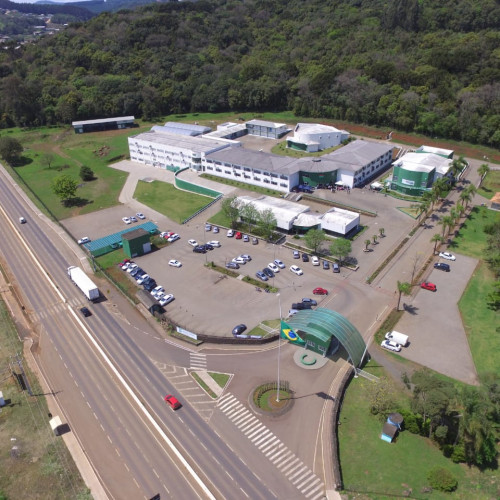
#> input picture Lista - Arthur Schneider de Oliveira/imagens/ifc_vda.jpeg, 500 x 500 px
$ python 1exercicio.py
#> lines starting #> are read from the running program, lines starting #| are printed output that depends on the picture
import cv2
import matplotlib.pyplot as plt

#carregar img
img = cv2.imread('ifc_vda.jpeg')
#> img is the input picture: shape (500, 500, 3); mean B, G, R 107.5, 117.6, 121.9
img_rgb = cv2.cvtColor(img, cv2.COLOR_BGR2RGB)

#conversão para escala de cinza
img_gray = cv2.cvtColor(img, cv2.COLOR_BGR2GRAY)
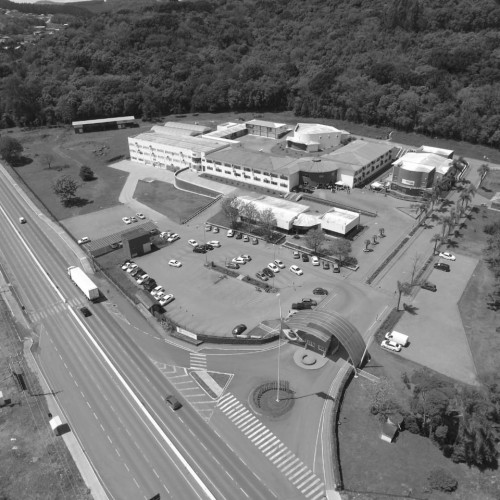
#> img_gray: shape (500, 500); min 13, max 255, mean 117.7

#conversão HSL
img_hsl = cv2.cvtColor(img, cv2.COLOR_BGR2HLS)
#> img_hsl: shape (500, 500, 3); mean of channels 0, 1, 2 51.1, 115.9, 37.6

plt.imshow(img_rgb)
plt.title('RGB')
plt.show()

plt.imshow(img_gray, cmap='gray')
plt.title('Escala de cinza')
plt.show()

plt.imshow(img_hsl)
plt.title('HSL')
plt.show()

$ run again, with Lista - Arthur Schneider de Oliveira/imagens/hw2_cone.jpg copied over Lista - Arthur Schneider de Oliveira/imagens/ifc_vda.jpeg
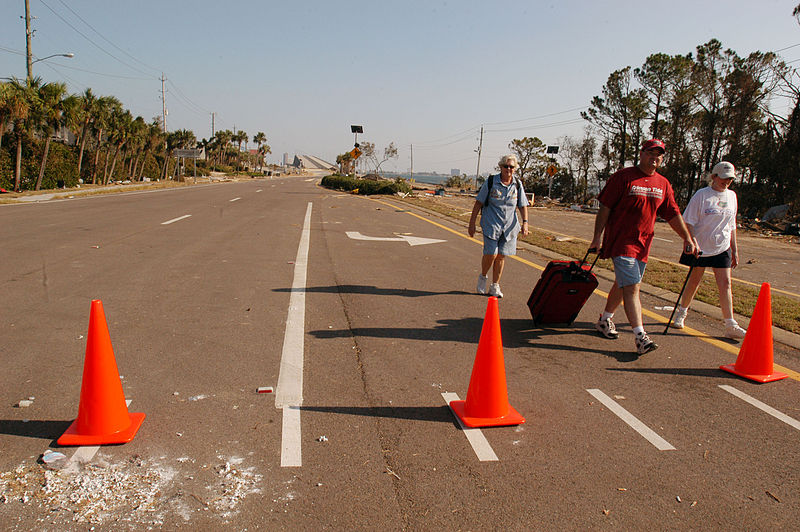
#> input picture Lista - Arthur Schneider de Oliveira/imagens/hw2_cone.jpg, 800 x 532 px
#> img is the input picture: shape (532, 800, 3); mean B, G, R 100.7, 115.7, 140.4
#> `img_gray = cv2.cvtColor(img, cv2.COLOR_BGR2GRAY)`:
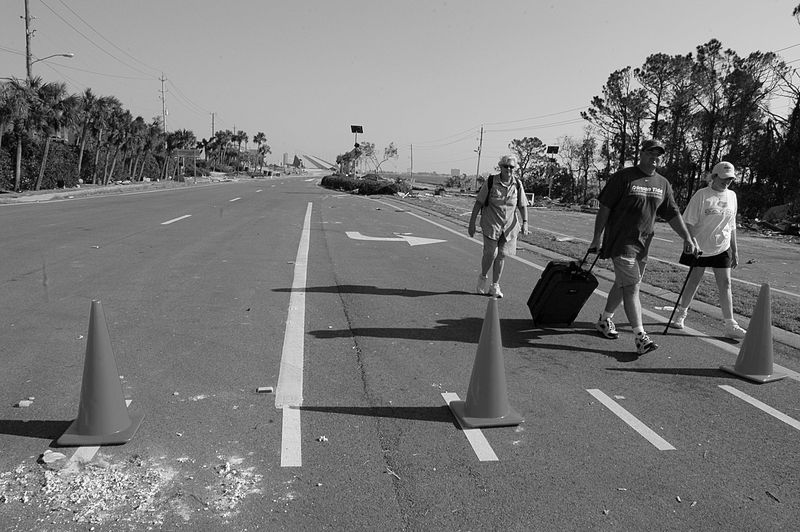
#> img_gray: shape (532, 800); min 0, max 255, mean 121.4
#> img_hsl: shape (532, 800, 3); mean of channels 0, 1, 2 37.7, 120.7, 73.7
